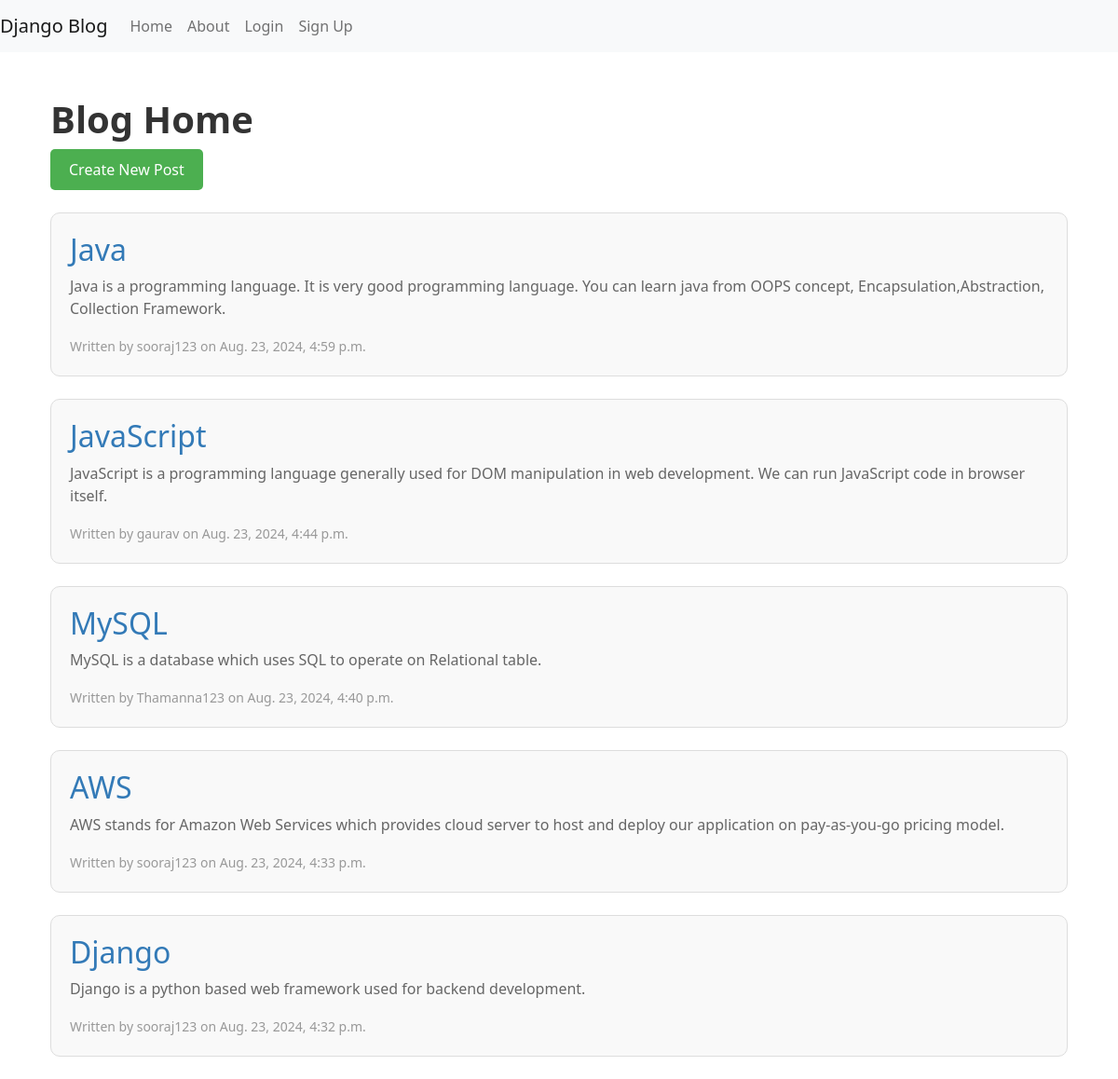
The page / on the database its author committed.
### blog/models.py (models this page shows, shortened)
class Post(models.Model):
    title = models.CharField(max_length=100)
    content = models.TextField()
    date_posted = models.DateTimeField(default=timezone.now)
    author = models.ForeignKey(User, on_delete=models.CASCADE)

### blog/views.py (the view)
# urls.py: path('', views.home, name='blog-home'),
def home(request):
    posts = Post.objects.all().order_by('-date_posted')
    return render(request, 'blog/home.html', {'posts': posts})

### blog/templates/blog/home.html
{% extends "base.html" %}
{% block content %}
<div class="container mt-5">
    <h1 style="color: #333; font-weight: bold;">Blog Home</h1>
    <a href="{% url 'post-create' %}" class="btn btn-primary mb-4" style="background-color: #4CAF50; color: #fff; padding: 10px 20px; border: none; border-radius: 5px; cursor: pointer;">Create New Post</a>
    {% for post in posts %}
        <article class="mb-4" style="background-color: #f9f9f9; padding: 20px; border: 1px solid #ddd; border-radius: 10px;">
            <h2 style="color: #337ab7;">{{ post.title }}</h2>
            <p style="font-size: 16px; color: #666;">{{ post.content }}</p>
            <small style="font-size: 14px; color: #999;">Written by {{ post.author }} on {{ post.date_posted }}</small>
        </article>
    {% endfor %}
</div>
{% endblock %}

### blog/templates/base.html (shortened to what this page needs)
<!DOCTYPE html>
<html lang="en">
<head>
    <link href="https://cdn.jsdelivr.net/npm/bootstrap@5.1.3/dist/css/bootstrap.min.css" rel="stylesheet">
</head>
<body>
    <nav class="navbar navbar-expand-lg navbar-light bg-light">
        <a class="navbar-brand" href="{% url 'blog-home' %}">Django Blog</a>
        <div class="collapse navbar-collapse">
            <ul class="navbar-nav mr-auto">
                <li class="nav-item">
                    <a class="nav-link" href="{% url 'blog-home' %}">Home</a>
                </li>
                <li class="nav-item">
                    <a class="nav-link" href="{% url 'blog-about' %}">About</a>
                </li>
            </ul>
            <ul class="navbar-nav ml-auto">
                {% if user.is_authenticated %}
                    <li class="nav-item">
                        <form method="POST" action="{% url 'logout' %}">
                            {% csrf_token %}
                            <button type="submit" class="btn btn-link nav-link" style="display:inline; cursor:pointer;">
                                Logout
                            </button>
                        </form>
                    </li>
                {% else %}
                    <li class="nav-item">
                        <a class="nav-link" href="{% url 'login' %}">Login</a>
                    </li>
                    <li class="nav-item">
                        <a class="nav-link" href="{% url 'register' %}">Sign Up</a>
                    </li>
                {% endif %}
            </ul>
        </div>
    </nav>
    <div class="container">
        {% block content %}
        {% endblock %}
    </div>
</body>
</html>

### rows shown on the page
Post: title "Java", content "Java is a programming language. It is very good programming language. You can learn java from OOPS concept, Encapsulation,Abstraction, Collection Framework.", author "sooraj123", date_posted "Aug. 23, 2024, 4:59 p.m."
Post: title "JavaScript", content "JavaScript is a programming language generally used for DOM manipulation in web development. We can run JavaScript code in browser itself.", author "gaurav", date_posted "Aug. 23, 2024, 4:44 p.m."
Post: title "MySQL", content "MySQL is a database which uses SQL to operate on Relational table.", author "Thamanna123", date_posted "Aug. 23, 2024, 4:40 p.m."
Post: title "AWS", content "AWS stands for Amazon Web Services which provides cloud server to host and deploy our application on pay-as-you-go pricing model.", author "sooraj123", date_posted "Aug. 23, 2024, 4:33 p.m."
Post: title "Django", content "Django is a python based web framework used for backend development.", author "sooraj123", date_posted "Aug. 23, 2024, 4:32 p.m."
